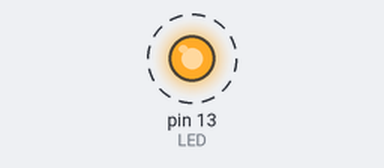
Bench run of a sketch on a simulated Arduino Uno, built with avr-gcc and run on an emulated ATmega328P. Shown: output pins drawn as LEDs (lit = HIGH). Dashed ring = blinking. What the sketch prints to the serial monitor is not drawn.

Above: at 0.2 s.
Timing chart, 0 to 3.0 s (numbered marks = the images above):
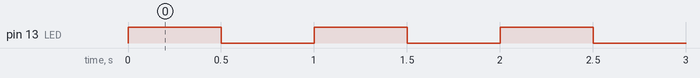

The sketch:

sketch.ino
```cpp
// Blink: LED externo no pino 13 (o mesmo do LED da placa).
const int LED = 13;

void setup() {
  pinMode(LED, OUTPUT);
  Serial.begin(9600);
  Serial.println("Blink iniciado");
}

void loop() {
  digitalWrite(LED, HIGH);
  Serial.println("LED ligado");
  delay(500);
  digitalWrite(LED, LOW);
  Serial.println("LED desligado");
  delay(500);
}
```

Measured:
- by itself, pin 13 (LED): alternates HIGH for 0.50 s and LOW for 0.50 s
